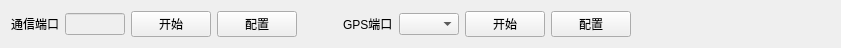
<?xml version="1.0" encoding="UTF-8"?>
<ui version="4.0">
 <class>CommWidget</class>
 <widget class="QWidget" name="CommWidget">
  <property name="geometry">
   <rect>
    <x>0</x>
    <y>0</y>
    <width>841</width>
    <height>46</height>
   </rect>
  </property>
  <property name="windowTitle">
   <string>Form</string>
  </property>
  <layout class="QHBoxLayout" name="horizontalLayout">
   <item>
    <widget class="QLabel" name="label">
     <property name="text">
      <string>通信端口</string>
     </property>
    </widget>
   </item>
   <item>
    <widget class="QLineEdit" name="lineEditDevice">
     <property name="enabled">
      <bool>false</bool>
     </property>
     <property name="sizePolicy">
      <sizepolicy hsizetype="Preferred" vsizetype="Fixed">
       <horstretch>0</horstretch>
       <verstretch>0</verstretch>
      </sizepolicy>
     </property>
     <property name="minimumSize">
      <size>
       <width>60</width>
       <height>0</height>
      </size>
     </property>
     <property name="maximumSize">
      <size>
       <width>60</width>
       <height>16777215</height>
      </size>
     </property>
    </widget>
   </item>
   <item>
    <widget class="QPushButton" name="pushButtonOpen">
     <property name="sizePolicy">
      <sizepolicy hsizetype="Minimum" vsizetype="Fixed">
       <horstretch>0</horstretch>
       <verstretch>0</verstretch>
      </sizepolicy>
     </property>
     <property name="text">
      <string>开始</string>
     </property>
    </widget>
   </item>
   <item>
    <widget class="QPushButton" name="pushButtonChangeSettings">
     <property name="text">
      <string>配置</string>
     </property>
    </widget>
   </item>
   <item>
    <spacer name="horizontalSpacer">
     <property name="orientation">
      <enum>Qt::Horizontal</enum>
     </property>
     <property name="sizeType">
      <enum>QSizePolicy::Fixed</enum>
     </property>
     <property name="sizeHint" stdset="0">
      <size>
       <width>40</width>
       <height>20</height>
      </size>
     </property>
    </spacer>
   </item>
   <item>
    <widget class="QLabel" name="label_2">
     <property name="text">
      <string>GPS端口</string>
     </property>
    </widget>
   </item>
   <item>
    <widget class="QComboBox" name="comboBoxGps">
     <property name="sizePolicy">
      <sizepolicy hsizetype="Preferred" vsizetype="Fixed">
       <horstretch>0</horstretch>
       <verstretch>0</verstretch>
      </sizepolicy>
     </property>
     <property name="minimumSize">
      <size>
       <width>60</width>
       <height>0</height>
      </size>
     </property>
     <property name="maximumSize">
      <size>
       <width>60</width>
       <height>16777215</height>
      </size>
     </property>
    </widget>
   </item>
   <item>
    <widget class="QPushButton" name="pushButtonOpenGps">
     <property name="sizePolicy">
      <sizepolicy hsizetype="Minimum" vsizetype="Fixed">
       <horstretch>0</horstretch>
       <verstretch>0</verstretch>
      </sizepolicy>
     </property>
     <property name="text">
      <string>开始</string>
     </property>
    </widget>
   </item>
   <item>
    <widget class="QPushButton" name="pushButtonChangeSettings_2">
     <property name="text">
      <string>配置</string>
     </property>
    </widget>
   </item>
   <item>
    <spacer name="horizontalSpacer_2">
     <property name="orientation">
      <enum>Qt::Horizontal</enum>
     </property>
     <property name="sizeType">
      <enum>QSizePolicy::MinimumExpanding</enum>
     </property>
     <property name="sizeHint" stdset="0">
      <size>
       <width>91</width>
       <height>20</height>
      </size>
     </property>
    </spacer>
   </item>
  </layout>
 </widget>
 <resources/>
 <connections/>
</ui>
